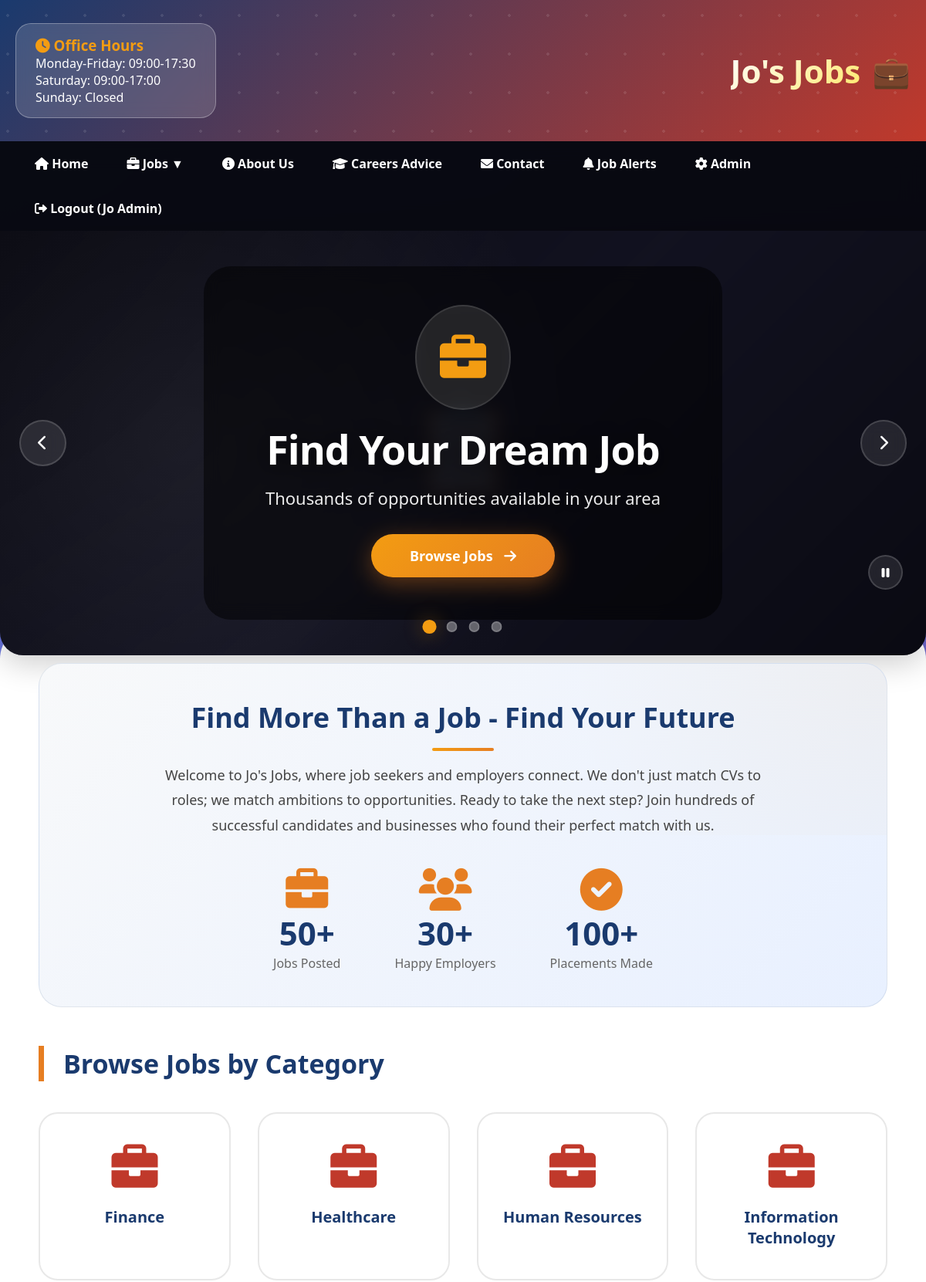
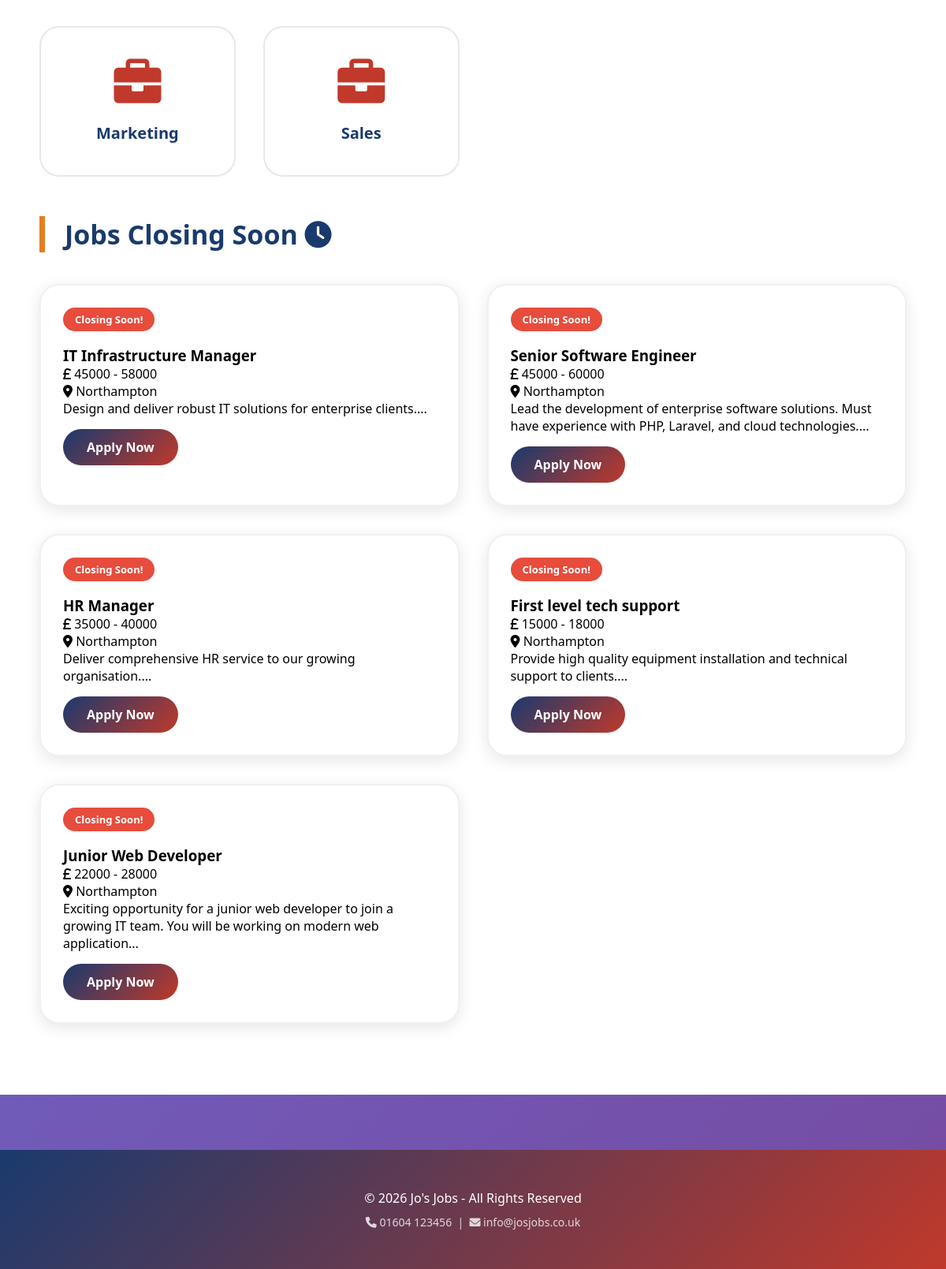
The page /jobs/public/index.php (signed in) on the database its author committed (2 pictures, top to bottom).
### tables this page shows
CREATE TABLE `category` (
  `id` int(11) NOT NULL AUTO_INCREMENT,
  `name` varchar(45) NOT NULL,
  PRIMARY KEY (`id`)
);

CREATE TABLE `job` (
  `id` int(11) NOT NULL AUTO_INCREMENT,
  `title` varchar(100) NOT NULL,
  `description` longtext NOT NULL,
  `salary` varchar(45) NOT NULL,
  `closingDate` date NOT NULL,
  `categoryId` int(11) NOT NULL,
  `location` varchar(255) NOT NULL,
  `dateReceived` date NOT NULL,
  `archived` tinyint(1) NOT NULL DEFAULT 0,
  `clientId` int(11) DEFAULT NULL,
  PRIMARY KEY (`id`),
  KEY `categoryId` (`categoryId`),
  KEY `clientId` (`clientId`),
  CONSTRAINT `job_category_fk` FOREIGN KEY (`categoryId`) REFERENCES `category` (`id`) ON DELETE CASCADE,
  CONSTRAINT `job_client_fk` FOREIGN KEY (`clientId`) REFERENCES `users` (`id`) ON DELETE SET NULL
);

### jobs/src/Controller/HomeController.php (called while the page is built, shortened)
<?php
class HomeController {
    public function home() {
        $pdo = getDB();
        $categoryTable = new DatabaseTable($pdo, 'category', 'id');
        $categories = $categoryTable->findAll('name');
        $jobTable = new DatabaseTable($pdo, 'job', 'id');
        $closingSoon = $jobTable->findAll('closingDate ASC', 'archived = 0 AND closingDate >= CURDATE()', [], 5);
        $banners = [
            [
                'title' => 'Find Your Dream Job',
                'subtitle' => 'Thousands of opportunities available in your area',
                'button_text' => 'Browse Jobs',
                'button_link' => '/jobs?id=1',
                'image' => '/images/banners/banner-1.jpg',
                'alt' => 'Find Your Dream Job Banner',
                'bg_color' => '#1a3a6e'
            ],
            [
                'title' => 'Top Employers Are Hiring',
                'subtitle' => 'Apply today and start your career journey',
                'button_text' => 'View Jobs',
                'button_link' => '/jobs?id=1',
                'image' => '/images/banners/banner-2.jpg',
                'alt' => 'Top Employers Banner',
                'bg_color' => '#2c3e50'
            ],
            [
                'title' => 'Career Advice Available',
                'subtitle' => 'Get tips to succeed in your job search',
                'button_text' => 'Read More',
                'button_link' => '/careers',
                'image' => '/images/banners/banner-3.jpg',
                'alt' => 'Career Advice Banner',
                'bg_color' => '#8e44ad'
            ],
            [
                'title' => 'Work With Top Companies',
                'subtitle' => 'Join leading employers in Northampton',
                'button_text' => 'Explore',
                'button_link' => '/jobs?id=2',
                'image' => '/images/banners/banner-4.jpg',
                'alt' => 'Top Companies Banner',
                'bg_color' => '#27ae60'
            ]
        ];
        include TEMPLATE_PATH . 'home.html.php';
        include TEMPLATE_PATH . 'layout.html.php';
        return ob_get_clean();
    }
}

### jobs/public/index.php (called while the page is built, shortened)
<?php
function getDB() {
    static $pdo = null;
    if ($pdo === null) {
        try {
            $pdo = new PDO(
                'mysql:host=mysql;dbname=jobs;charset=utf8mb4',
                'student',
                'student'
            );
            $pdo->setAttribute(PDO::ATTR_ERRMODE, PDO::ERRMODE_EXCEPTION);
        } catch (PDOException $e) {
            die('Database connection failed: ' . $e->getMessage());
        }
    }
    return $pdo;
}
$routes = new Routes();
$authentication = new Authentication(new DatabaseTable(getDB(), 'users', 'id'));
$entryPoint = new EntryPoint($routes, $authentication);
$entryPoint->run();

### jobs/src/Framework/DatabaseTable.php (called while the page is built, shortened)
<?php
class DatabaseTable {
    private $pdo;
    private $table;
    public function __construct(PDO $pdo, string $table, string $primaryKey) {
        $this->pdo = $pdo;
        $this->table = $table;
    }
    public function findAll($orderBy = null, $where = null, $params = [], $limit = null) {
        $sql = "SELECT * FROM " . $this->table;
        if ($where !== null) {
            $sql .= " WHERE " . $where;
        }
        if ($orderBy !== null) {
            $sql .= " ORDER BY " . $orderBy;
        }
        if ($limit !== null) {
            $sql .= " LIMIT " . (int)$limit;
        }
        $stmt = $this->pdo->prepare($sql);
        $stmt->execute($params);
        return $stmt->fetchAll();
    }
}

### jobs/templates/home.html.php (the view, shortened to what this page needs)
<div class="banner-container">
    <?php foreach ($banners as $index => $banner): ?>
    <div class="banner-slide" data-slide="<?php echo $index; ?>">
        <div class="banner-image-wrapper">
            <?php
            $imagePath = $_SERVER['DOCUMENT_ROOT'] . $banner['image'];
            if (file_exists($imagePath)):
            ?>
                <img src="<?php echo $banner['image']; ?>" alt="<?php echo htmlspecialchars($banner['alt']); ?>" class="banner-image">
            <?php else: ?>
                <div class="banner-fallback" style="background: <?php echo $banner['gradient']; ?>; width: 100%; height: 100%;">
                    <div class="banner-fallback-pattern" style="
                        width: 100%;
                        height: 100%;
                        background-image: radial-gradient(circle at 20% 50%, rgba(255,255,255,0.1) 0%, transparent 50%);
                    "></div>
                </div>
            <?php endif; ?>
            <div class="banner-overlay"></div>
        </div>
        <div class="banner-content">
            <div class="banner-icon">
                <?php if ($index === 0): ?>
                    <i class="fas fa-briefcase"></i>
                <?php elseif ($index === 1): ?>
                    <i class="fas fa-building"></i>
                <?php elseif ($index === 2): ?>
                    <i class="fas fa-graduation-cap"></i>
                <?php else: ?>
                    <i class="fas fa-trophy"></i>
                <?php endif; ?>
            </div>
            <h2 class="banner-title"><?php echo htmlspecialchars($banner['title']); ?></h2>
            <p class="banner-subtitle"><?php echo htmlspecialchars($banner['subtitle']); ?></p>
            <a href="<?php echo $banner['button_link']; ?>" class="banner-btn">
                <?php echo htmlspecialchars($banner['button_text']); ?>
                <i class="fas fa-arrow-right"></i>
            </a>
        </div>
    </div>
    <?php endforeach; ?>
    <div class="banner-dots">
        <?php for ($i = 0; $i < count($banners); $i++): ?>
        <div class="banner-dot <?php echo $i === 0 ? 'active' : ''; ?>" data-slide="<?php echo $i; ?>"></div>
        <?php endfor; ?>
    </div>
    <button class="banner-arrow banner-arrow-left" aria-label="Previous slide">
        <i class="fas fa-chevron-left"></i>
    </button>
    <button class="banner-arrow banner-arrow-right" aria-label="Next slide">
        <i class="fas fa-chevron-right"></i>
    </button>
    <button class="banner-play-toggle" aria-label="Toggle auto-play">
        <i class="fas fa-pause"></i>
    </button>
</div>
<div class="main-container">
    <div class="welcome-section">
    <h2>Find More Than a Job - Find Your Future</h2>
    <p>Welcome to Jo's Jobs, where job seekers and employers connect. We don't just match CVs to roles; we match ambitions to opportunities. Ready to take the next step? Join hundreds of successful candidates and businesses who found their perfect match with us.</p>
        <div class="stats-container">
            <div class="stat-box">
                <i class="fas fa-briefcase"></i>
                <span class="stat-number">50+</span>
                <span class="stat-label">Jobs Posted</span>
            </div>
            <div class="stat-box">
                <i class="fas fa-users"></i>
                <span class="stat-number">30+</span>
                <span class="stat-label">Happy Employers</span>
            </div>
            <div class="stat-box">
                <i class="fas fa-check-circle"></i>
                <span class="stat-number">100+</span>
                <span class="stat-label">Placements Made</span>
            </div>
        </div>
    </div>
    <h2 class="section-title">Browse Jobs by Category</h2>
    <ul class="category-grid">
        <?php foreach ($categories as $category): ?>
            <li class="category-card">
                <i class="fas fa-briefcase"></i>
                <a href="/jobs?id=<?php echo (int)$category['id']; ?>"><?php echo htmlspecialchars($category['name']); ?></a>
            </li>
        <?php endforeach; ?>
    </ul>
    <?php if (!empty($closingSoon)): ?>
        <h2 class="section-title">Jobs Closing Soon <i class="fas fa-clock"></i></h2>
        <div class="jobs-grid">
        <?php foreach ($closingSoon as $job): ?>
            <div class="job-card">
                <div class="job-badge urgent">Closing Soon!</div>
                <h3><?php echo htmlspecialchars($job['title']); ?></h3>
                <div class="job-salary"><i class="fas fa-pound-sign"></i> <?php echo htmlspecialchars($job['salary']); ?></div>
                <div class="job-location"><i class="fas fa-map-marker-alt"></i> <?php echo htmlspecialchars($job['location']); ?></div>
                <p><?php echo substr(htmlspecialchars($job['description']), 0, 120); ?>...</p>
                <a href="/apply?id=<?php echo (int)$job['id']; ?>" class="btn-apply">Apply Now</a>
            </div>
        <?php endforeach; ?>
        </div>
    <?php endif; ?>
</div>

### jobs/templates/home.html.php (style rules this page uses)
.banner-fallback { display: flex; align-items: center; justify-content: center; position: relative; }
.banner-fallback::after { content: '📋'; font-size: 120px; opacity: 0.15; position: absolute; top: 50%; left: 50%; transform: translate(-50%, -50%); }

### rows shown on the page
category: name "Finance"
category: name "Healthcare"
category: name "Human Resources"
category: name "Information Technology"
category: name "Marketing"
category: name "Sales"
job: title "IT Infrastructure Manager", salary "45000 - 58000", location "Northampton", description "Design and deliver robust IT solutions for enterprise clients."
job: title "Senior Software Engineer", salary "45000 - 60000", location "Northampton", description "Lead the development of enterprise software solutions. Must have experience with PHP, Laravel, and cloud technologies."
job: title "HR Manager", salary "35000 - 40000", location "Northampton", description "Deliver comprehensive HR service to our growing organisation."
job: title "First level tech support", salary "15000 - 18000", location "Northampton", description "Provide high quality equipment installation and technical support to clients."
job: title "Junior Web Developer", salary "22000 - 28000", location "Northampton", description "Exciting opportunity for a junior web developer to join a growing IT team. You will be working on modern web application"

### other values the page prints
$user['name'] "Jo Admin"
$banner['title'] "Find Your Dream Job"
$banner['subtitle'] "Thousands of opportunities available in your area"
$banner['button_text'] "Browse Jobs"
